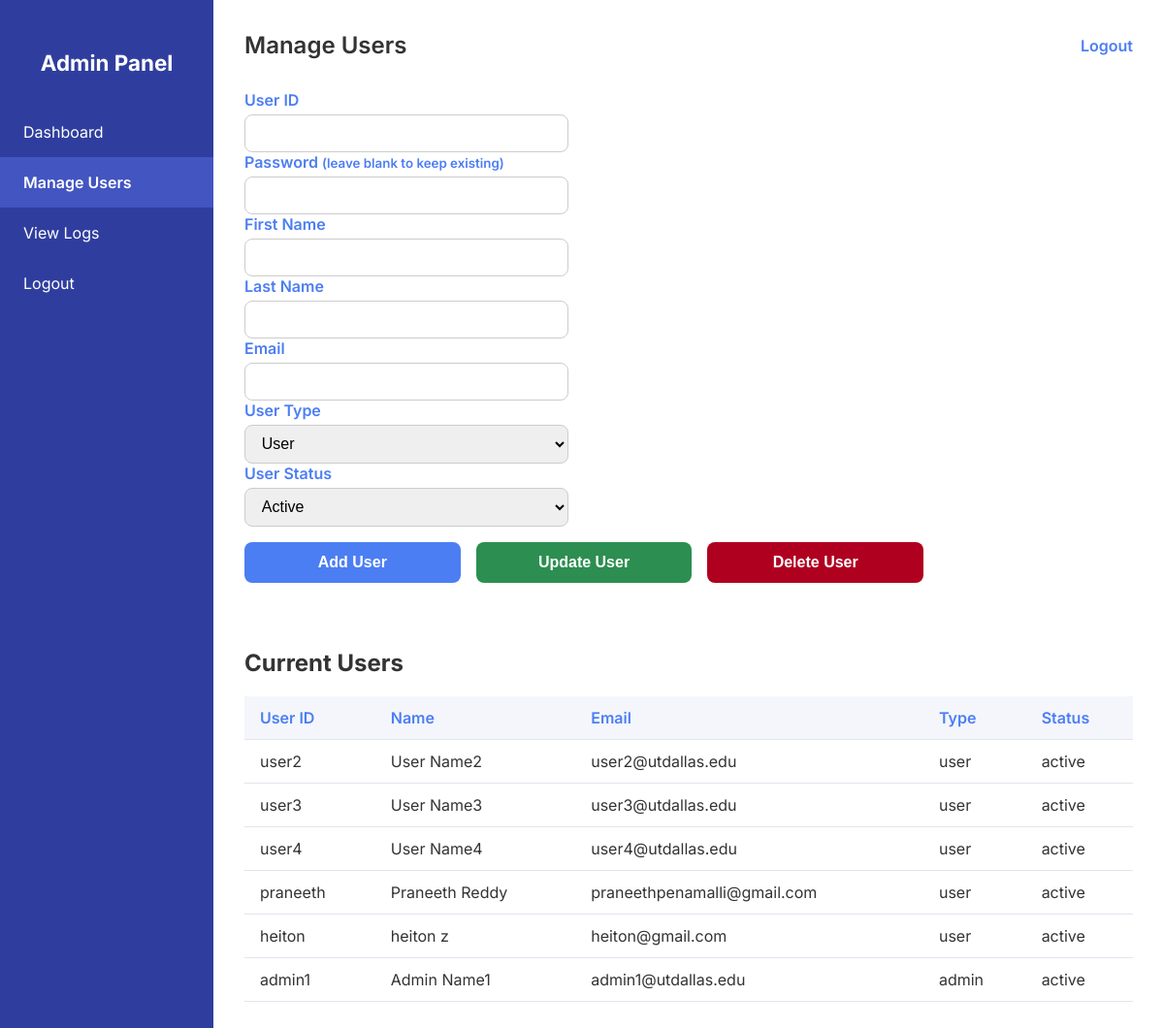
The app's page /manage_users.php (signed in) with its own data.
### tables this page shows
CREATE TABLE `user` (
  `id` int(11) NOT NULL,
  `userid` varchar(50) NOT NULL,
  `password` varchar(255) NOT NULL,
  `user_type` enum('admin','user') NOT NULL,
  `user_status` enum('active','inactive','revoked','deleted') DEFAULT 'active',
  `first_name` varchar(100) DEFAULT NULL,
  `last_name` varchar(100) DEFAULT NULL,
  `email` varchar(100) DEFAULT NULL,
  `created_at` datetime DEFAULT current_timestamp(),
  `updated_at` datetime DEFAULT current_timestamp() ON UPDATE current_timestamp()
);

### manage_users.php (the view, shortened to what this page needs)
<?php
require_once "config.php";
$users = $conn->query("SELECT * FROM user ORDER BY user_type DESC");
?>
<!DOCTYPE html>
<html lang="en">
<head>
    <link rel="stylesheet" href="css/styles.css" />
</head>
<body>
    <?php include 'sidebar.php'; ?>
    <div class="main">
        <div class="header">
            <h1>Manage Users</h1>
            <div class="logout"><a href="logout.php">Logout</a></div>
        </div>
        <form method="post" class="user-form" autocomplete="off">
            <div class="form-grid">
                <div>
                    <label for="userid">User ID</label>
                    <input type="text" name="userid" id="userid" required />
                </div>
                <div>
                    <label for="password">Password <small>(leave blank to keep existing)</small></label>
                    <input type="password" name="password" id="password" />
                </div>
                <div>
                    <label for="first_name">First Name</label>
                    <input type="text" name="first_name" id="first_name" />
                </div>
                <div>
                    <label for="last_name">Last Name</label>
                    <input type="text" name="last_name" id="last_name" />
                </div>
                <div>
                    <label for="email">Email</label>
                    <input type="email" name="email" id="email" />
                </div>
                <div>
                    <label for="user_type">User Type</label>
                    <select name="user_type" id="user_type" required>
                        <option value="user">User</option>
                    </select>
                </div>
                <div>
                    <label for="user_status">User Status</label>
                    <select name="user_status" id="user_status" required>
                        <option value="active">Active</option>
                    </select>
                </div>
            </div>
            <div class="form-buttons">
                <button type="submit" name="add">Add User</button>
                <button type="submit" name="update">Update User</button>
                <button type="submit" name="delete">Delete User</button>
            </div>
        </form>
        <h2>Current Users</h2>
        <div class="table-wrapper">
            <table>
                <thead>
                    <tr>
                        <th>User ID</th>
                        <th>Name</th>
                        <th>Email</th>
                        <th>Type</th>
                        <th>Status</th>
                    </tr>
                </thead>
                <tbody>
                    <?php while ($u = $users->fetch_assoc()): ?>
                        <tr>
                            <td><?php echo htmlspecialchars($u['userid']); ?></td>
                            <td><?php echo htmlspecialchars($u['first_name'] . ' ' . $u['last_name']); ?></td>
                            <td><?php echo htmlspecialchars($u['email']); ?></td>
                            <td><?php echo htmlspecialchars($u['user_type']); ?></td>
                            <td><?php echo htmlspecialchars($u['user_status']); ?></td>
                        </tr>
                    <?php endwhile; ?>
                </tbody>
            </table>
        </div>
    </div>
</body>
</html>

### sidebar.php
<?php
$currentPage = basename($_SERVER['PHP_SELF']);
?>
<aside>
    <h2>Admin Panel</h2>
    <a href="admin_dashboard.php" class="nav-link <?= $currentPage == 'admin_dashboard.php' ? 'active' : '' ?>">Dashboard</a>
    <a href="manage_users.php" class="nav-link <?= $currentPage == 'manage_users.php' ? 'active' : '' ?>">Manage Users</a>
    <a href="view_logs.php" class="nav-link <?= $currentPage == 'view_logs.php' ? 'active' : '' ?>">View Logs</a>
    <a href="logout.php" class="nav-link">Logout</a>
</aside>

### css/styles.css (style rules this page uses)
* { box-sizing: border-box; }
body { margin: 0; font-family: 'Inter', sans-serif; background-color: #f6f8fb; color: #333; min-height: 100vh; display: flex; }
aside { width: 220px; background-color: #2f3e9e; min-height: 100vh; color: white; padding-top: 2rem; display: flex; flex-direction: column; }
aside h2 { text-align: center; font-size: 1.4rem; margin-bottom: 2rem; user-select: none; }
.nav-link { display: block; padding: 1rem 1.5rem; text-decoration: none; color: white; transition: background 0.2s ease; user-select: none; }
.nav-link:hover, .nav-link.active { background-color: #4255c1; font-weight: 600; }
main, .main { flex: 1; padding: 2rem; background: white; display: flex; flex-direction: column; min-height: 100vh; }
header, .header { display: flex; justify-content: space-between; align-items: center; margin-bottom: 2rem; user-select: none; }
header h1, .header h1 { font-size: 1.5rem; margin: 0; font-weight: 600; }
.logout a { color: #4c7ef3; text-decoration: none; font-weight: 600; user-select: none; }
form { display: grid; grid-template-columns: 1fr 1fr; gap: 1rem 2rem; max-width: 700px; margin-bottom: 3rem; user-select: none; }
label { display: block; font-weight: 600; margin-bottom: 0.3rem; color: #4c7ef3; }
input[type="text"], input[type="email"], input[type="password"], select { width: 100%; padding: 0.6rem 0.8rem; border: 1px solid #ccc; border-radius: 8px; font-size: 1rem; transition: border-color 0.2s ease; }
.form-buttons { grid-column: 1 / -1; display: flex; gap: 1rem; }
button { flex: 1; padding: 0.75rem 1rem; border: none; border-radius: 8px; font-weight: 600; font-size: 1rem; cursor: pointer; transition: background-color 0.2s ease; color: white; user-select: none; }
button[name="add"] { background-color: #4c7ef3; }
button[name="update"] { background-color: #2c8e50; }
button[name="delete"] { background-color: #b00020; }
table { width: 100%; border-collapse: collapse; user-select: none; }
th, td { text-align: left; padding: 0.75rem 1rem; border-bottom: 1px solid #e1e5ee; }
th { background-color: #f4f6fb; font-weight: 600; color: #4c7ef3; }

### records on screen
user: userid "user2", first_name+last_name "User Name2", email "user2@utdallas.edu", user_type "user", user_status "active"
user: userid "user3", first_name+last_name "User Name3", email "user3@utdallas.edu", user_type "user", user_status "active"
user: userid "user4", first_name+last_name "User Name4", email "user4@utdallas.edu", user_type "user", user_status "active"
user: userid "praneeth", first_name+last_name "Praneeth Reddy", email "praneethpenamalli@gmail.com", user_type "user", user_status "active"
user: userid "heiton", first_name+last_name "heiton z", email "heiton@gmail.com", user_type "user", user_status "active"
user: userid "admin1", first_name+last_name "Admin Name1", email "admin1@utdallas.edu", user_type "admin", user_status "active"
